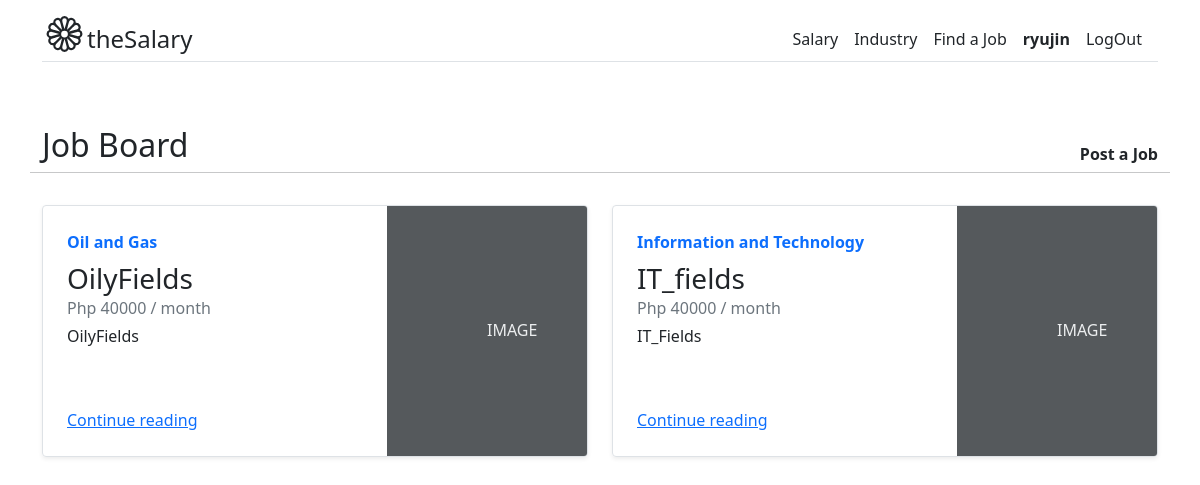
The page /salary/job-board/ (signed in) on the database its author committed.
### account/models.py (models this page shows, shortened)
class CustomUser(AbstractBaseUser, PermissionsMixin):
    email           = models.EmailField(_('Email Address'), unique=True)
    username        = models.CharField(max_length=15, unique=True, blank=True, null=True)
    profile_picture = models.ImageField(upload_to='media/images/', default='user.png')
    first_name      = models.CharField(max_length=20)
    last_name       = models.CharField(max_length=20)
    birthday        = models.DateField(null=True, blank=True)
    is_recruiter    = models.BooleanField(default=False)
    is_active       = models.BooleanField(default=True)
    is_staff        = models.BooleanField(default=False)
    is_superuser    = models.BooleanField(default=False)
    date_created    = models.DateTimeField(auto_now_add=True)
    USERNAME_FIELD  = 'email'
    REQUIRED_FIELDS = ['username', 'first_name', 'last_name']
    objects = CustomUserManager()
    class Meta:
        verbose_name            = 'Account'
        verbose_name_plural     = 'Accounts'

### salary/models.py (models this page shows, shortened)
class JobBoard(models.Model):
    job_name = models.CharField(max_length=200, blank=False, null=False)
    description = models.TextField()
    pay = models.PositiveIntegerField()
    industry = models.ForeignKey(Industry, on_delete=models.CASCADE)
    class Meta:
        verbose_name            = 'Job Board'
        verbose_name_plural     = 'Job Board'

class Industry(models.Model):
    industry                    = models.CharField(max_length=30, unique=True)
    class Meta:
        verbose_name            = 'Industy'
        verbose_name_plural     = 'Industries'
    def __repr__(self):
        return self.industry
    def __str__(self):
        return self.__repr__()

### salary/views.py (the view)
# urls.py: path('job-board/', JobBoardPage.as_view(), name='job_board_page'),
class JobBoardPage(LoginRequiredMixin, ListView):
    template_name = 'job_board/job_board_page.html'
    queryset = JobBoard.objects.all()
    context_object_name = 'jobs'

### templates/job_board/job_board_page.html (shortened to what this page needs)
{% extends 'base.html' %}
{% block content %}
<div class="container mt-5 mb-5">
    <div class="row">
        <div class="col-8">
            <h2>Job Board</h2>
        </div>
        <div class=" col-4 pt-3 text-end">
            <a class="text-decoration-none text-dark" href="{% url 'salary:job-create' %}"><strong>Post a Job</strong></a>
        </div>
        <hr>
    </div>
    <div class="row mb-2 mt-3">
        {% for job in jobs %}
        <div class="col-md-6">
            <div class="row g-0 border rounded overflow-hidden flex-md-row mb-4 shadow-sm h-md-250 position-relative">
                <div class="col p-4 d-flex flex-column position-static">
                    <strong class="d-inline-block mb-2 text-primary">{{job.industry}}</strong>
                    <h3 class="mb-0">{{job.job_name}}</h3>
                    <div class="mb-1 text-muted">Php {{job.pay}} / month</div>
                    <p class="card-text mb-auto">{{job.description}}</p>
                    <a href="#" class="stretched-link">Continue reading</a>
                </div>
                <div class="col-auto d-none d-lg-block">
                    <svg class="bd-placeholder-img" width="200" height="250" xmlns="http://www.w3.org/2000/svg"
                        role="img" aria-label="Placeholder: Thumbnail" preserveAspectRatio="xMidYMid slice"
                        focusable="false">
                        <rect width="100%" height="100%" fill="#55595c" /><text x="50%" y="50%" fill="#eceeef"
                            dy=".3em">IMAGE</text>
                    </svg>
                </div>
            </div>
        </div>
        {% endfor %}
    </div>
</div>
{% endblock %}

### templates/base.html (shortened to what this page needs)
<!DOCTYPE html>
<html lang="en">
<head>
    <link href="https://cdn.jsdelivr.net/npm/bootstrap@5.0.2/dist/css/bootstrap.min.css" rel="stylesheet">
</head>
<body>
    <div class="container py-3">
        <header>
            <div class="d-flex flex-column flex-md-row align-items-center  border-bottom">
                {% if user.is_authenticated %}
                <a href="{% url 'salary:home_page' %}" class="d-flex align-items-center text-dark text-decoration-none">
                {% else %}
                <a href="{% url 'account:user_login' %}" class="d-flex align-items-center text-dark text-decoration-none"></a>
                {% endif %}
                    {% if user.is_authenticated %}
                    <a class="fs-4 text-dark text-decoration-none" href="{% url 'salary:home_page' %}">theSalary</a>
                    {% else %}
                    <a class="fs-4 text-dark text-decoration-none" href="{% url 'account:user_login' %}">theSalary</a>
                    {% endif %}
                </a>
                <nav class="d-inline-flex mt-2 mt-md-0 ms-md-auto">
                    <a class="me-3 py-2 text-dark text-decoration-none" href="{% url 'salary:salary_page' %}">Salary</a>
                    <a class="me-3 py-2 text-dark text-decoration-none" href="{% url 'salary:industry_page' %}">Industry</a>
                    <a class="me-3 py-2 text-dark text-decoration-none" href="{% url 'salary:job_board_page' %}">Find a Job</a>
                    {% if user.is_authenticated %}
                        <a class="me-3 py-2 text-dark text-decoration-none" href="{% url 'account:userprofile_detail' %}"><strong>{{user.username}}</strong></a>
                        <a class="me-3 py-2 text-dark text-decoration-none" href="{% url 'logout_view' %}">LogOut</a>
                    {% else %}
                        <a class="me-3 py-2 text-dark text-decoration-none" href="{% url 'account:user_login' %}">LogIn</a>
                        <a class="me-3 py-2 text-dark text-decoration-none" href="{% url 'account:signup_view' %}">SignUp</a>
                    {% endif %}
                </nav>
            </div>
        </header>
    </div>
    <div class="container-fluid">
        {% block content %}
        {% endblock %}
    </div>
</body>
</html>

### rows shown on the page
CustomUser: username "ryujin"
JobBoard: industry "Oil and Gas", job_name "OilyFields", pay "40000", description "OilyFields"
JobBoard: industry "Information and Technology", job_name "IT_fields", pay "40000", description "IT_Fields"
